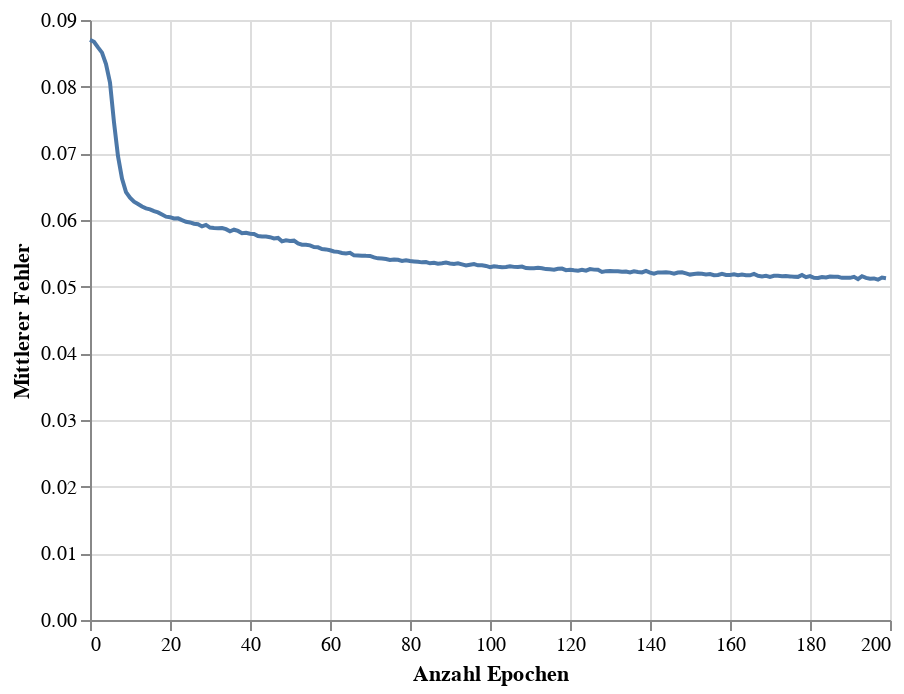

Notebook source saved alongside this figure:
### Code cell
train_chart = alt.Chart(loss_df).mark_line().encode(
    x=alt.X('Epoch', title = 'Anzahl Epochen'),
    y=alt.Y('Loss', title = 'Mittlerer Fehler')
)
# glue('train-loss-team', train_chart,display=True)
train_chart

### Figure 1 — Vega-Lite specification as saved in the notebook (floating-point values rounded to 4 significant figures; data arrays with more than 128 entries replaced by an {"elided": "..."} marker saying what was removed)
{"config": {"view": {"continuousWidth": 400, "continuousHeight": 300}}, "data": {"name": "data-7318e22bcecec2596a15744072281c3d"}, "mark": "line", "encoding": {"x": {"field": "Epoch", "title": "Anzahl Epochen", "type": "quantitative"}, "y": {"field": "Loss", "title": "Mittlerer Fehler", "type": "quantitative"}}, "$schema": "https://vega.github.io/schema/vega-lite/v4.17.0.json", "datasets": {"data-7318e22bcecec2596a15744072281c3d": {"elided": "200 records"}}}
